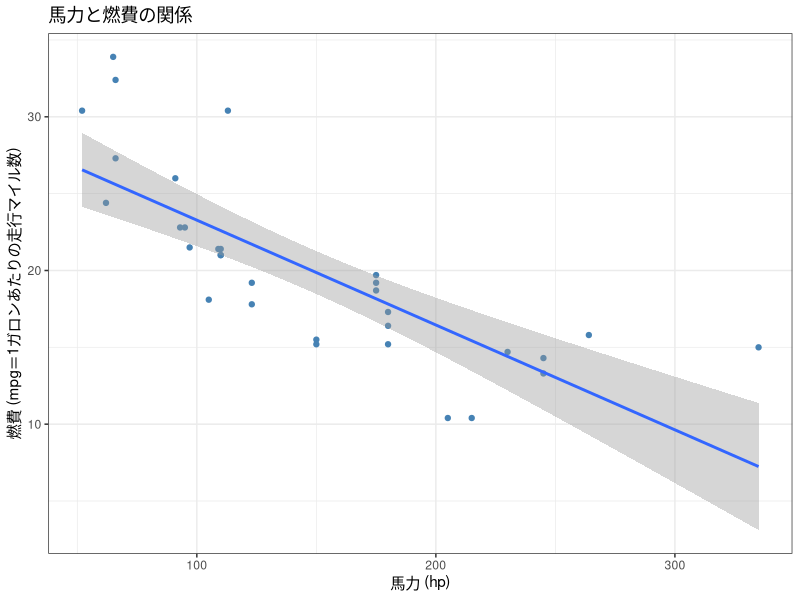

Write R code to recreate this figure.
# ============================================================
# 行動計量学（行動科学分析法入門）
# 第8回　データを分析する(1)：相関分析と散布図　演習1〜4　模範解答
#
# 使い方：全選択（Ctrl + A）→ Ctrl + Enter（Macは Cmd + A → Cmd + Enter）
# ============================================================

library(tidyverse)


# ------------------------------------------------------------
# 演習1：散布図の作成（hp と mpg，回帰直線つき）
# ------------------------------------------------------------

ggplot(mtcars, aes(x = hp, y = mpg)) +
  geom_point(color = "steelblue") +
  geom_smooth(method = "lm", se = TRUE) +
  labs(title = "馬力と燃費の関係",
       x = "馬力 (hp)",
       y = "燃費 (mpg＝1ガロンあたりの走行マイル数)") +
  theme_bw()

# 右下がりの直線になります。馬力が大きい車ほど燃費が悪い，という向きです。
# method = "lm" を省くと直線ではない曲線（loess）が引かれるので，
# 回帰直線がほしいときは必ず書きます。


# ------------------------------------------------------------
# 演習2：相関係数の計算と検定
# ------------------------------------------------------------

# 1. 相関係数
cor(mtcars$hp, mtcars$mpg)
#   -0.7761684

# 2. 有意性検定
cor.test(mtcars$hp, mtcars$mpg)

# 出力の読み方
#   cor       = -0.776      … 強い負の相関
#   t         = -6.7424
#   df        = 30          … n - 2（n = 32）
#   p-value   = 1.788e-07   … 0.0000001788。p < .001
#   95% CI    = [-0.885, -0.586]
#
# 解釈：
#   馬力と燃費のあいだには強い負の相関があり，統計的に有意である。
#   つまり「馬力が大きい車ほど燃費が悪い」という関係が，
#   偶然のばらつきだけでは説明しにくい。
#
# ただし，これは相関であって因果ではありません。
# 馬力の大きい車は車体も重いので，重さが両方に効いている可能性があります
# （演習3で wt との相関を見ると，そのことが確かめられます）。


# ------------------------------------------------------------
# 演習3：相関行列
#   mpg・hp・wt・qsec の4変数
# ------------------------------------------------------------

cor(mtcars[, c("mpg", "hp", "wt", "qsec")])

# 見やすく丸める
round(cor(mtcars[, c("mpg", "hp", "wt", "qsec")]), 3)

#         mpg     hp     wt   qsec
# mpg   1.000 -0.776 -0.868  0.419
# hp   -0.776  1.000  0.659 -0.708
# wt   -0.868  0.659  1.000 -0.175
# qsec  0.419 -0.708 -0.175  1.000
#
# 最も強いのは mpg と wt で r = -0.868 です（重い車ほど燃費が悪い）。
# 次が hp と mpg の -0.776，その次が hp と qsec の -0.708。
#
# 「最も強い」は符号ではなく絶対値で比べます。
# 対角線の 1.000 は自分自身との相関なので，比較から外します。
#
# なお qsec は「0から1/4マイルまでの加速時間（秒）」なので，
# 値が小さいほど速い車です。hp と負の相関になるのはそのためで，
# 「馬力があるほど遅い」という意味ではありません。
# 変数の向きを確かめずに符号だけ読むと逆の解釈になります。


# ------------------------------------------------------------
# 演習4：結果の記述
# ------------------------------------------------------------

# 記述例：
#
#   馬力と燃費の関連を検討するため，Pearsonの積率相関係数を算出した。
#   その結果，両者のあいだには強い負の相関が認められた，
#   r(30) = -.78, p < .001, 95% CI [-.89, -.59]。
#   すなわち，馬力の大きい車ほど燃費が悪いという関係であった。
#
# 書き方のきまり
#   ・r のカッコ内は自由度（n - 2 = 30）。サンプルサイズではありません
#   ・r は -1 から 1 のあいだの値なので，先頭の 0 を書かず .78 と書きます
#   ・符号を落とさない。-.78 と .78 は正反対の意味になります
#   ・p = 1.788e-07 のような小さい値は p < .001 と書きます
#   ・数値だけでなく「馬力が大きいほど燃費が悪い」と日本語でも向きを書きます
